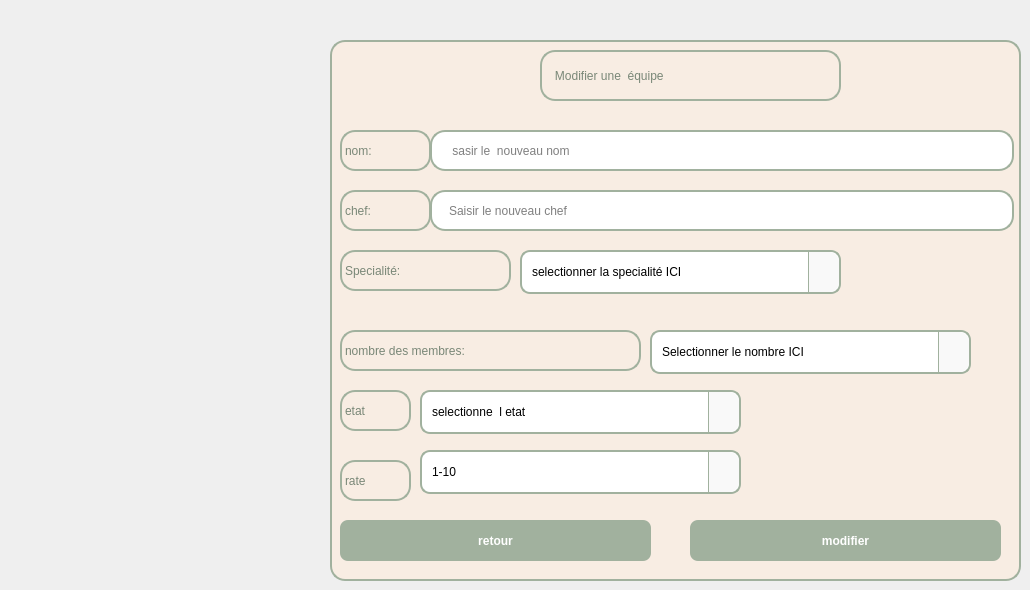
    <widget class="QWidget" name="pagemodif">
     <widget class="QFrame" name="frame_8">
      <property name="geometry">
       <rect>
        <x>330</x>
        <y>40</y>
        <width>691</width>
        <height>541</height>
       </rect>
      </property>
      <property name="styleSheet">
       <string notr="true">QFrame {
     /* Very light cream to contrast the table */
	background-color: rgb(248, 237, 227);
    border: 2px solid #A1B19E;
    border-radius: 15px;
}

/* Style for all buttons inside this frame */
QPushButton {
    background-color: #A1B19E;
    color: white;
    border-radius: 8px;
    padding: 10px;
    font-weight: bold;
    font-family: &quot;Segoe UI&quot;;
    border: none;
}

QPushButton:hover {
    background-color: #8E9E8B; /* Darker green on hover */
}

QPushButton#btnDelete {
    background-color: #c97d7d; /* Soft red for delete to warn the user */
}</string>
      </property>
      <property name="frameShape">
       <enum>QFrame::Shape::StyledPanel</enum>
      </property>
      <property name="frameShadow">
       <enum>QFrame::Shadow::Raised</enum>
      </property>
      <widget class="QPushButton" name="Retour_2">
       <property name="geometry">
        <rect>
         <x>10</x>
         <y>480</y>
         <width>311</width>
         <height>41</height>
        </rect>
       </property>
       <property name="text">
        <string>retour</string>
       </property>
      </widget>
      <widget class="QPushButton" name="pushButton_34">
       <property name="geometry">
        <rect>
         <x>360</x>
         <y>480</y>
         <width>311</width>
         <height>41</height>
        </rect>
       </property>
       <property name="text">
        <string>modifier</string>
       </property>
      </widget>
      <widget class="QLabel" name="label_34">
       <property name="geometry">
        <rect>
         <x>210</x>
         <y>10</y>
         <width>301</width>
         <height>51</height>
        </rect>
       </property>
       <property name="styleSheet">
        <string notr="true">color: rgb(121, 135, 119);
font: 700 italic 16pt &quot;Segoe UI&quot;;</string>
       </property>
       <property name="text">
        <string>   Modifier une  équipe</string>
       </property>
      </widget>
      <widget class="QLabel" name="label_35">
       <property name="geometry">
        <rect>
         <x>10</x>
         <y>90</y>
         <width>91</width>
         <height>41</height>
        </rect>
       </property>
       <property name="styleSheet">
        <string notr="true">color: rgb(121, 135, 119);
font: 700 italic 16pt &quot;Segoe UI&quot;;</string>
       </property>
       <property name="text">
        <string>nom:</string>
       </property>
      </widget>
      <widget class="QLabel" name="label_36">
       <property name="geometry">
        <rect>
         <x>10</x>
         <y>150</y>
         <width>91</width>
         <height>41</height>
        </rect>
       </property>
       <property name="styleSheet">
        <string notr="true">color: rgb(121, 135, 119);
font: 700 italic 16pt &quot;Segoe UI&quot;;</string>
       </property>
       <property name="text">
        <string>chef:</string>
       </property>
      </widget>
      <widget class="QLabel" name="label_37">
       <property name="geometry">
        <rect>
         <x>10</x>
         <y>210</y>
         <width>171</width>
         <height>41</height>
        </rect>
       </property>
       <property name="styleSheet">
        <string notr="true">color: rgb(121, 135, 119);
font: 700 italic 16pt &quot;Segoe UI&quot;;</string>
       </property>
       <property name="text">
        <string>Specialité:</string>
       </property>
      </widget>
      <widget class="QLabel" name="label_38">
       <property name="geometry">
        <rect>
         <x>10</x>
         <y>290</y>
         <width>301</width>
         <height>41</height>
        </rect>
       </property>
       <property name="styleSheet">
        <string notr="true">color: rgb(121, 135, 119);
font: 700 italic 16pt &quot;Segoe UI&quot;;</string>
       </property>
       <property name="text">
        <string>nombre des membres:</string>
       </property>
      </widget>
      <widget class="QLineEdit" name="lineEdit_7">
       <property name="geometry">
        <rect>
         <x>100</x>
         <y>90</y>
         <width>584</width>
         <height>41</height>
        </rect>
       </property>
       <property name="styleSheet">
        <string notr="true">QLineEdit {
    background-color: white;
    border: 2px solid rgb(161, 177, 158);
    border-radius: 15px;
    color: black; /* This is the text you type */
    padding: 5px 15px;
    font: 700 10pt &quot;Segoe UI&quot;;
    min-width: 550px; /* Essential to show your long placeholder text */
}

QLineEdit:focus {
    border: 2px solid black;
}

/* This styles the 'recherche des equipes...' text before you type */
QLineEdit::placeholder {
    color: #666666; /* Dark grey placeholder */
    font-style: italic;
    font-weight: 400;
}</string>
       </property>
       <property name="text">
        <string/>
       </property>
       <property name="placeholderText">
        <string> sasir le  nouveau nom</string>
       </property>
      </widget>
      <widget class="QLineEdit" name="lineEdit_8">
       <property name="geometry">
        <rect>
         <x>100</x>
         <y>150</y>
         <width>584</width>
         <height>41</height>
        </rect>
       </property>
       <property name="styleSheet">
        <string notr="true">QLineEdit {
    background-color: white;
    border: 2px solid rgb(161, 177, 158);
    border-radius: 15px;
    color: black; /* This is the text you type */
    padding: 5px 15px;
    font: 700 10pt &quot;Segoe UI&quot;;
    min-width: 550px; /* Essential to show your long placeholder text */
}

QLineEdit:focus {
    border: 2px solid black;
}

/* This styles the 'recherche des equipes...' text before you type */
QLineEdit::placeholder {
    color: #666666; /* Dark grey placeholder */
    font-style: italic;
    font-weight: 400;
}</string>
       </property>
       <property name="text">
        <string/>
       </property>
       <property name="placeholderText">
        <string>Saisir le nouveau chef </string>
       </property>
      </widget>
      <widget class="QComboBox" name="comboBox_9">
       <property name="geometry">
        <rect>
         <x>190</x>
         <y>210</y>
         <width>321</width>
         <height>44</height>
        </rect>
       </property>
       <property name="styleSheet">
        <string notr="true">/* The main box before clicking */
QComboBox {
    background-color: #ffffff;
    border: 2px solid #A1B19E;
    border-radius: 10px;
    padding: 5px 10px;
    color: #000000;
    font: 10pt &quot;Segoe UI&quot;;
    min-height: 30px;
}

/* Style for the little arrow area on the right */
QComboBox::drop-down {
    subcontrol-origin: padding;
    subcontrol-position: top right;
    width: 30px;
    border-left: 1px solid #A1B19E;
    border-top-right-radius: 10px;
    border-bottom-right-radius: 10px;
    background-color: #f9f9f9;
}

/* The actual arrow icon */
QComboBox::down-arrow {
    image: none;
    border-left: 5px solid transparent;
    border-right: 5px solid transparent;
    border-top: 7px solid #A1B19E; /* Green downward triangle */
}

/* Styling the popup list that appears */
QComboBox QAbstractItemView {
    
	
	color: rgb(2, 2, 2);
    border: 2px solid #A1B19E;
    background-color: #ffffff;
    selection-background-color: #A1B19E; /* Green highlight when hovering */
    selection-color: #ffffff;
    outline: none;
}</string>
       </property>
       <item>
        <property name="text">
         <string>selectionner la specialité ICI</string>
        </property>
       </item>
       <item>
        <property name="text">
         <string>maintenace</string>
        </property>
       </item>
       <item>
        <property name="text">
         <string>production</string>
        </property>
       </item>
       <item>
        <property name="text">
         <string>backoffice</string>
        </property>
       </item>
       <item>
        <property name="text">
         <string>mécanique</string>
        </property>
       </item>
       <item>
        <property name="text">
         <string/>
        </property>
       </item>
      </widget>
      <widget class="QComboBox" name="comboBox_10">
       <property name="geometry">
        <rect>
         <x>320</x>
         <y>290</y>
         <width>321</width>
         <height>44</height>
        </rect>
       </property>
       <property name="styleSheet">
        <string notr="true">/* The main box before clicking */
QComboBox {
    background-color: #ffffff;
    border: 2px solid #A1B19E;
    border-radius: 10px;
    padding: 5px 10px;
    color: #000000;
    font: 10pt &quot;Segoe UI&quot;;
    min-height: 30px;
}

/* Style for the little arrow area on the right */
QComboBox::drop-down {
    subcontrol-origin: padding;
    subcontrol-position: top right;
    width: 30px;
    border-left: 1px solid #A1B19E;
    border-top-right-radius: 10px;
    border-bottom-right-radius: 10px;
    background-color: #f9f9f9;
}

/* The actual arrow icon */
QComboBox::down-arrow {
    image: none;
    border-left: 5px solid transparent;
    border-right: 5px solid transparent;
    border-top: 7px solid #A1B19E; /* Green downward triangle */
}

/* Styling the popup list that appears */
QComboBox QAbstractItemView {
    
	
	color: rgb(2, 2, 2);
    border: 2px solid #A1B19E;
    background-color: #ffffff;
    selection-background-color: #A1B19E; /* Green highlight when hovering */
    selection-color: #ffffff;
    outline: none;
}</string>
       </property>
       <item>
        <property name="text">
         <string>Selectionner le nombre ICI</string>
        </property>
       </item>
       <item>
        <property name="text">
         <string>1</string>
        </property>
       </item>
       <item>
        <property name="text">
         <string>2</string>
        </property>
       </item>
       <item>
        <property name="text">
         <string>3</string>
        </property>
       </item>
       <item>
        <property name="text">
         <string>4</string>
        </property>
       </item>
       <item>
        <property name="text">
         <string>5</string>
        </property>
       </item>
       <item>
        <property name="text">
         <string>6</string>
        </property>
       </item>
       <item>
        <property name="text">
         <string>7</string>
        </property>
       </item>
       <item>
        <property name="text">
         <string>8</string>
        </property>
       </item>
       <item>
        <property name="text">
         <string>9</string>
        </property>
       </item>
       <item>
        <property name="text">
         <string>10</string>
        </property>
       </item>
      </widget>
      <widget class="QLabel" name="label_39">
       <property name="geometry">
        <rect>
         <x>10</x>
         <y>350</y>
         <width>71</width>
         <height>41</height>
        </rect>
       </property>
       <property name="styleSheet">
        <string notr="true">color: rgb(121, 135, 119);
font: 700 italic 16pt &quot;Segoe UI&quot;;</string>
       </property>
       <property name="text">
        <string>etat</string>
       </property>
      </widget>
      <widget class="QComboBox" name="comboBox_11">
       <property name="geometry">
        <rect>
         <x>90</x>
         <y>350</y>
         <width>321</width>
         <height>44</height>
        </rect>
       </property>
       <property name="styleSheet">
        <string notr="true">/* The main box before clicking */
QComboBox {
    background-color: #ffffff;
    border: 2px solid #A1B19E;
    border-radius: 10px;
    padding: 5px 10px;
    color: #000000;
    font: 10pt &quot;Segoe UI&quot;;
    min-height: 30px;
}

/* Style for the little arrow area on the right */
QComboBox::drop-down {
    subcontrol-origin: padding;
    subcontrol-position: top right;
    width: 30px;
    border-left: 1px solid #A1B19E;
    border-top-right-radius: 10px;
    border-bottom-right-radius: 10px;
    background-color: #f9f9f9;
}

/* The actual arrow icon */
QComboBox::down-arrow {
    image: none;
    border-left: 5px solid transparent;
    border-right: 5px solid transparent;
    border-top: 7px solid #A1B19E; /* Green downward triangle */
}

/* Styling the popup list that appears */
QComboBox QAbstractItemView {
    
	
	color: rgb(2, 2, 2);
    border: 2px solid #A1B19E;
    background-color: #ffffff;
    selection-background-color: #A1B19E; /* Green highlight when hovering */
    selection-color: #ffffff;
    outline: none;
}</string>
       </property>
       <item>
        <property name="text">
         <string>selectionne  l etat</string>
        </property>
       </item>
       <item>
        <property name="text">
         <string>dispo</string>
        </property>
       </item>
       <item>
        <property name="text">
         <string>non dispo</string>
        </property>
       </item>
      </widget>
      <widget class="QLabel" name="label_40">
       <property name="geometry">
        <rect>
         <x>10</x>
         <y>420</y>
         <width>71</width>
         <height>41</height>
        </rect>
       </property>
       <property name="styleSheet">
        <string notr="true">color: rgb(121, 135, 119);
font: 700 italic 16pt &quot;Segoe UI&quot;;</string>
       </property>
       <property name="text">
        <string>rate</string>
       </property>
      </widget>
      <widget class="QComboBox" name="comboBox_12">
       <property name="geometry">
        <rect>
         <x>90</x>
         <y>410</y>
         <width>321</width>
         <height>44</height>
        </rect>
       </property>
       <property name="styleSheet">
        <string notr="true">/* The main box before clicking */
QComboBox {
    background-color: #ffffff;
    border: 2px solid #A1B19E;
    border-radius: 10px;
    padding: 5px 10px;
    color: #000000;
    font: 10pt &quot;Segoe UI&quot;;
    min-height: 30px;
}

/* Style for the little arrow area on the right */
QComboBox::drop-down {
    subcontrol-origin: padding;
    subcontrol-position: top right;
    width: 30px;
    border-left: 1px solid #A1B19E;
    border-top-right-radius: 10px;
    border-bottom-right-radius: 10px;
    background-color: #f9f9f9;
}

/* The actual arrow icon */
QComboBox::down-arrow {
    image: none;
    border-left: 5px solid transparent;
    border-right: 5px solid transparent;
    border-top: 7px solid #A1B19E; /* Green downward triangle */
}

/* Styling the popup list that appears */
QComboBox QAbstractItemView {
    
	
	color: rgb(2, 2, 2);
    border: 2px solid #A1B19E;
    background-color: #ffffff;
    selection-background-color: #A1B19E; /* Green highlight when hovering */
    selection-color: #ffffff;
    outline: none;
}</string>
       </property>
       <item>
        <property name="text">
         <string>1-10</string>
        </property>
       </item>
       <item>
        <property name="text">
         <string>1</string>
        </property>
       </item>
       <item>
        <property name="text">
         <string>2</string>
        </property>
       </item>
       <item>
        <property name="text">
         <string>3</string>
        </property>
       </item>
       <item>
        <property name="text">
         <string>4</string>
        </property>
       </item>
       <item>
        <property name="text">
         <string>5</string>
        </property>
       </item>
       <item>
        <property name="text">
         <string>6</string>
        </property>
       </item>
       <item>
        <property name="text">
         <string>7</string>
        </property>
       </item>
       <item>
        <property name="text">
         <string>8</string>
        </property>
       </item>
       <item>
        <property name="text">
         <string>9</string>
        </property>
       </item>
       <item>
        <property name="text">
         <string>10</string>
        </property>
       </item>
      </widget>
     </widget>
    </widget>
